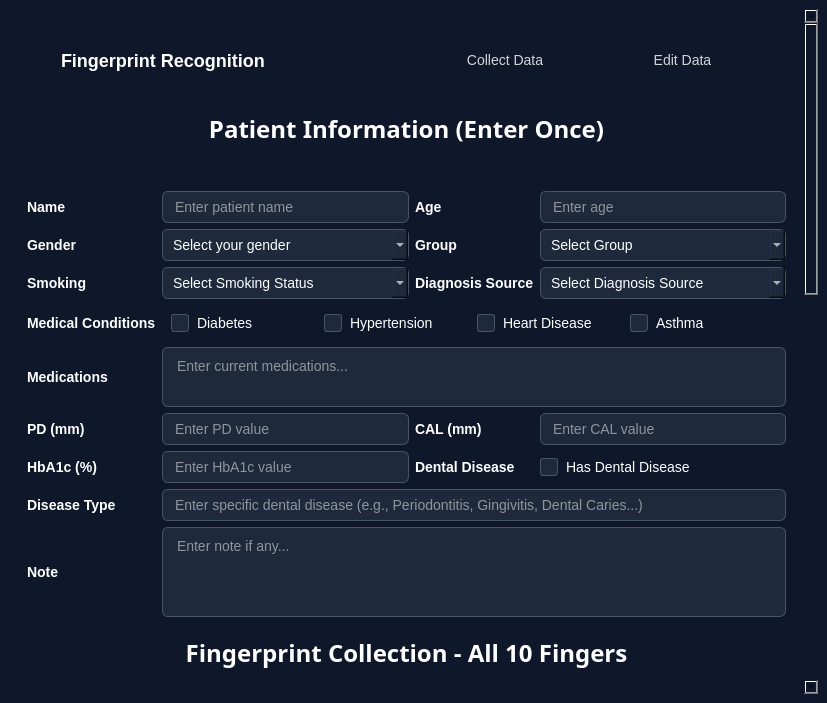
<?xml version="1.0" encoding="UTF-8"?>
<ui version="4.0">
 <class>MainWindow</class>
 <widget class="QMainWindow" name="MainWindow">
  <property name="geometry">
   <rect>
    <x>0</x>
    <y>0</y>
    <width>827</width>
    <height>703</height>
   </rect>
  </property>
  <property name="windowTitle">
   <string>MainWindow</string>
  </property>
  <property name="styleSheet">
   <string notr="true">background-color: rgb(15, 23, 42);</string>
  </property>
  <widget class="QWidget" name="centralwidget">
   <layout class="QVBoxLayout" name="verticalLayout">
    <item>
     <widget class="QScrollArea" name="scrollArea">
      <property name="styleSheet">
       <string notr="true">border:0px;</string>
      </property>
      <property name="widgetResizable">
       <bool>true</bool>
      </property>
      <widget class="QWidget" name="scrollAreaWidgetContents">
       <property name="geometry">
        <rect>
         <x>0</x>
         <y>0</y>
         <width>792</width>
         <height>1691</height>
        </rect>
       </property>
       <layout class="QVBoxLayout" name="verticalLayout_4">
        <item>
         <widget class="QWidget" name="headerWidget" native="true">
          <property name="minimumSize">
           <size>
            <width>480</width>
            <height>84</height>
           </size>
          </property>
          <property name="maximumSize">
           <size>
            <width>16777215</width>
            <height>84</height>
           </size>
          </property>
          <property name="styleSheet">
           <string notr="true">QWidget{background-color: #0f172a;padding: 10px 20px;}</string>
          </property>
          <layout class="QHBoxLayout" name="horizontalLayout">
           <item>
            <widget class="QWidget" name="widget" native="true">
             <layout class="QHBoxLayout" name="horizontalLayout_2">
              <item>
               <widget class="QLabel" name="label">
                <property name="minimumSize">
                 <size>
                  <width>256</width>
                  <height>0</height>
                 </size>
                </property>
                <property name="styleSheet">
                 <string notr="true">color: rgb(255, 255, 255);font-size: 18px;font-weight: bold;</string>
                </property>
                <property name="text">
                 <string>Fingerprint Recognition</string>
                </property>
               </widget>
              </item>
              <item>
               <widget class="QWidget" name="widget_2" native="true">
                <layout class="QHBoxLayout" name="horizontalLayout_3">
                 <item>
                  <widget class="QPushButton" name="pushButton">
                   <property name="styleSheet">
                    <string notr="true">QPushButton{    color: #d1d5db;font-size: 14px;background: transparent;border: none;padding: 4px 12px;}QPushButton:hover{  color: #ffffff;}</string>
                   </property>
                   <property name="text">
                    <string>Collect Data</string>
                   </property>
                   <property name="flat">
                    <bool>true</bool>
                   </property>
                  </widget>
                 </item>
                 <item>
                  <widget class="QPushButton" name="pushButton_2">
                   <property name="styleSheet">
                    <string notr="true">QPushButton{    color: #d1d5db;font-size: 14px;background: transparent;border: none;padding: 4px 12px;}QPushButton:hover{  color: #ffffff;}</string>
                   </property>
                   <property name="text">
                    <string>Edit Data</string>
                   </property>
                   <property name="flat">
                    <bool>true</bool>
                   </property>
                  </widget>
                 </item>
                </layout>
               </widget>
              </item>
             </layout>
            </widget>
           </item>
          </layout>
         </widget>
        </item>
        <item>
         <widget class="QTextBrowser" name="textBrowser">
          <property name="maximumSize">
           <size>
            <width>16777215</width>
            <height>70</height>
           </size>
          </property>
          <property name="font">
           <font>
            <family>Segoe UI Semibold</family>
            <bold>true</bold>
           </font>
          </property>
          <property name="layoutDirection">
           <enum>Qt::LeftToRight</enum>
          </property>
          <property name="styleSheet">
           <string notr="true">border:0px;</string>
          </property>
          <property name="html">
           <string>&lt;!DOCTYPE HTML PUBLIC &quot;-//W3C//DTD HTML 4.0//EN&quot; &quot;http://www.w3.org/TR/REC-html40/strict.dtd&quot;&gt;
&lt;html&gt;&lt;head&gt;&lt;meta name=&quot;qrichtext&quot; content=&quot;1&quot; /&gt;&lt;meta charset=&quot;utf-8&quot; /&gt;&lt;style type=&quot;text/css&quot;&gt;
p, li { white-space: pre-wrap; }
hr { height: 1px; border-width: 0; }
li.unchecked::marker { content: &quot;\2610&quot;; }
li.checked::marker { content: &quot;\2612&quot;; }
&lt;/style&gt;&lt;/head&gt;&lt;body style=&quot; font-family:'Segoe UI Semibold'; font-size:9pt; font-weight:700; font-style:normal;&quot;&gt;
&lt;p align=&quot;center&quot; style=&quot; margin-top:0px; margin-bottom:0px; margin-left:0px; margin-right:0px; -qt-block-indent:0; text-indent:0px;&quot;&gt;&lt;span style=&quot; font-family:'Segoe UI'; font-size:18pt; color:#ffffff;&quot;&gt;Patient Information (Enter Once)&lt;/span&gt;&lt;/p&gt;&lt;/body&gt;&lt;/html&gt;</string>
          </property>
         </widget>
        </item>
        <item>
         <widget class="QWidget" name="patientInfoWidget" native="true">
          <property name="styleSheet">
           <string notr="true">QLabel {    color: white;    font-size: 14px;    font-weight: 500;}QLineEdit, QComboBox, QTextEdit {    background-color: #1e293b;    color: white;    border: 1px solid #475569;    border-radius: 6px;    padding: 6px 10px;    font-size: 14px;}QLineEdit:focus, QComboBox:focus, QTextEdit:focus {    border-color: #14b8a6;    outline: none;}QCheckBox {    color: white;    font-size: 14px;    spacing: 8px;}QCheckBox::indicator {    width: 16px;    height: 16px;    border: 1px solid #475569;    border-radius: 3px;    background-color: #1e293b;}QCheckBox::indicator:checked {    background-color: #14b8a6;    border-color: #14b8a6;}</string>
          </property>
          <layout class="QGridLayout" name="patientInfoGridLayout">
           <item row="7" column="0">
            <widget class="QLabel" name="dentalDiseaseTypeLabel">
             <property name="text">
              <string>Disease Type</string>
             </property>
            </widget>
           </item>
           <item row="5" column="0">
            <widget class="QLabel" name="pdLabel">
             <property name="text">
              <string>PD (mm)</string>
             </property>
            </widget>
           </item>
           <item row="7" column="1" colspan="3">
            <widget class="QLineEdit" name="dentalDiseaseTypeLineEdit">
             <property name="enabled">
              <bool>false</bool>
             </property>
             <property name="placeholderText">
              <string>Enter specific dental disease (e.g., Periodontitis, Gingivitis, Dental Caries...)</string>
             </property>
            </widget>
           </item>
           <item row="1" column="3">
            <widget class="QComboBox" name="groupComboBox">
             <property name="styleSheet">
              <string notr="true">color: rgb(255, 255, 255);</string>
             </property>
             <item>
              <property name="text">
               <string>Select Group</string>
              </property>
             </item>
             <item>
              <property name="text">
               <string>Group A</string>
              </property>
             </item>
             <item>
              <property name="text">
               <string>Group B</string>
              </property>
             </item>
             <item>
              <property name="text">
               <string>Group C</string>
              </property>
             </item>
            </widget>
           </item>
           <item row="0" column="0">
            <widget class="QLabel" name="nameLabel">
             <property name="text">
              <string>Name</string>
             </property>
            </widget>
           </item>
           <item row="0" column="2">
            <widget class="QLabel" name="ageLabel">
             <property name="text">
              <string>Age</string>
             </property>
            </widget>
           </item>
           <item row="4" column="1" colspan="3">
            <widget class="QTextEdit" name="medicationsTextEdit">
             <property name="maximumSize">
              <size>
               <width>16777215</width>
               <height>60</height>
              </size>
             </property>
             <property name="placeholderText">
              <string>Enter current medications...</string>
             </property>
            </widget>
           </item>
           <item row="5" column="1">
            <widget class="QLineEdit" name="pdLineEdit">
             <property name="placeholderText">
              <string>Enter PD value</string>
             </property>
            </widget>
           </item>
           <item row="1" column="2">
            <widget class="QLabel" name="groupLabel">
             <property name="text">
              <string>Group</string>
             </property>
            </widget>
           </item>
           <item row="2" column="3">
            <widget class="QComboBox" name="diagnosisSourceComboBox">
             <property name="styleSheet">
              <string notr="true">color: rgb(255, 255, 255);</string>
             </property>
             <item>
              <property name="text">
               <string>Select Diagnosis Source</string>
              </property>
             </item>
             <item>
              <property name="text">
               <string>Clinical Examination</string>
              </property>
             </item>
             <item>
              <property name="text">
               <string>Laboratory Test</string>
              </property>
             </item>
             <item>
              <property name="text">
               <string>Imaging</string>
              </property>
             </item>
             <item>
              <property name="text">
               <string>Self-Reported</string>
              </property>
             </item>
            </widget>
           </item>
           <item row="2" column="1">
            <widget class="QComboBox" name="smokingComboBox">
             <property name="styleSheet">
              <string notr="true">color: rgb(255, 255, 255);</string>
             </property>
             <item>
              <property name="text">
               <string>Select Smoking Status</string>
              </property>
             </item>
             <item>
              <property name="text">
               <string>Never</string>
              </property>
             </item>
             <item>
              <property name="text">
               <string>Former</string>
              </property>
             </item>
             <item>
              <property name="text">
               <string>Current</string>
              </property>
             </item>
            </widget>
           </item>
           <item row="1" column="1">
            <widget class="QComboBox" name="genderComboBox">
             <property name="styleSheet">
              <string notr="true">color: rgb(255, 255, 255);</string>
             </property>
             <item>
              <property name="text">
               <string>Select your gender</string>
              </property>
             </item>
             <item>
              <property name="text">
               <string>Male</string>
              </property>
             </item>
             <item>
              <property name="text">
               <string>Female</string>
              </property>
             </item>
             <item>
              <property name="text">
               <string>Other</string>
              </property>
             </item>
            </widget>
           </item>
           <item row="2" column="0">
            <widget class="QLabel" name="smokingLabel">
             <property name="text">
              <string>Smoking</string>
             </property>
            </widget>
           </item>
           <item row="3" column="1" colspan="3">
            <widget class="QWidget" name="medicalConditionsWidget" native="true">
             <layout class="QHBoxLayout" name="medicalConditionsLayout">
              <item>
               <widget class="QCheckBox" name="diabetesCheckBox">
                <property name="text">
                 <string>Diabetes</string>
                </property>
               </widget>
              </item>
              <item>
               <widget class="QCheckBox" name="hypertensionCheckBox">
                <property name="text">
                 <string>Hypertension</string>
                </property>
               </widget>
              </item>
              <item>
               <widget class="QCheckBox" name="heartDiseaseCheckBox">
                <property name="text">
                 <string>Heart Disease</string>
                </property>
               </widget>
              </item>
              <item>
               <widget class="QCheckBox" name="asthmaCheckBox">
                <property name="text">
                 <string>Asthma</string>
                </property>
               </widget>
              </item>
             </layout>
            </widget>
           </item>
           <item row="6" column="2">
            <widget class="QLabel" name="dentalDiseaseLabel">
             <property name="text">
              <string>Dental Disease</string>
             </property>
            </widget>
           </item>
           <item row="5" column="3">
            <widget class="QLineEdit" name="calLineEdit">
             <property name="placeholderText">
              <string>Enter CAL value</string>
             </property>
            </widget>
           </item>
           <item row="2" column="2">
            <widget class="QLabel" name="diagnosisSourceLabel">
             <property name="text">
              <string>Diagnosis Source</string>
             </property>
            </widget>
           </item>
           <item row="0" column="3">
            <widget class="QLineEdit" name="ageLineEdit">
             <property name="placeholderText">
              <string>Enter age</string>
             </property>
            </widget>
           </item>
           <item row="3" column="0">
            <widget class="QLabel" name="medicalConditionsLabel">
             <property name="text">
              <string>Medical Conditions</string>
             </property>
            </widget>
           </item>
           <item row="1" column="0">
            <widget class="QLabel" name="genderLabel">
             <property name="text">
              <string>Gender</string>
             </property>
            </widget>
           </item>
           <item row="5" column="2">
            <widget class="QLabel" name="calLabel">
             <property name="text">
              <string>CAL (mm)</string>
             </property>
            </widget>
           </item>
           <item row="0" column="1">
            <widget class="QLineEdit" name="nameLineEdit">
             <property name="placeholderText">
              <string>Enter patient name</string>
             </property>
            </widget>
           </item>
           <item row="6" column="3">
            <widget class="QCheckBox" name="dentalDiseaseCheckBox">
             <property name="text">
              <string>Has Dental Disease</string>
             </property>
            </widget>
           </item>
           <item row="4" column="0">
            <widget class="QLabel" name="medicationsLabel">
             <property name="text">
              <string>Medications</string>
             </property>
            </widget>
           </item>
           <item row="6" column="0">
            <widget class="QLabel" name="hba1cLabel">
             <property name="text">
              <string>HbA1c (%)</string>
             </property>
            </widget>
           </item>
           <item row="6" column="1">
            <widget class="QLineEdit" name="hba1cLineEdit">
             <property name="placeholderText">
              <string>Enter HbA1c value</string>
             </property>
            </widget>
           </item>
           <item row="8" column="0">
            <widget class="QLabel" name="label_3">
             <property name="text">
              <string>Note</string>
             </property>
            </widget>
           </item>
           <item row="8" column="1" colspan="3">
            <widget class="QTextEdit" name="noteTextEdit">
             <property name="placeholderText">
              <string>Enter note if any...</string>
             </property>
            </widget>
           </item>
          </layout>
         </widget>
        </item>
        <item>
         <widget class="QTextBrowser" name="fingerprintSectionHeader">
          <property name="maximumSize">
           <size>
            <width>16777215</width>
            <height>70</height>
           </size>
          </property>
          <property name="font">
           <font>
            <family>Segoe UI Semibold</family>
            <bold>true</bold>
           </font>
          </property>
          <property name="styleSheet">
           <string notr="true">border:0px;</string>
          </property>
          <property name="html">
           <string>&lt;!DOCTYPE HTML PUBLIC &quot;-//W3C//DTD HTML 4.0//EN&quot; &quot;http://www.w3.org/TR/REC-html40/strict.dtd&quot;&gt;
&lt;html&gt;&lt;head&gt;&lt;meta name=&quot;qrichtext&quot; content=&quot;1&quot; /&gt;&lt;meta charset=&quot;utf-8&quot; /&gt;&lt;style type=&quot;text/css&quot;&gt;
p, li { white-space: pre-wrap; }
hr { height: 1px; border-width: 0; }
li.unchecked::marker { content: &quot;\2610&quot;; }
li.checked::marker { content: &quot;\2612&quot;; }
&lt;/style&gt;&lt;/head&gt;&lt;body style=&quot; font-family:'Segoe UI Semibold'; font-size:9pt; font-weight:700; font-style:normal;&quot;&gt;
&lt;p align=&quot;center&quot; style=&quot; margin-top:0px; margin-bottom:0px; margin-left:0px; margin-right:0px; -qt-block-indent:0; text-indent:0px;&quot;&gt;&lt;span style=&quot; font-family:'Segoe UI'; font-size:18pt; color:#ffffff;&quot;&gt;Fingerprint Collection - All 10 Fingers&lt;/span&gt;&lt;/p&gt;&lt;/body&gt;&lt;/html&gt;</string>
          </property>
         </widget>
        </item>
        <item alignment="Qt::AlignHCenter">
         <widget class="QWidget" name="fingerSelectionWidget" native="true">
          <property name="styleSheet">
           <string notr="true">QLabel {    color: white;    font-size: 14px;    font-weight: 500;}QComboBox {    background-color: #1e293b;    color: white;    border: 1px solid #475569;    border-radius: 6px;    padding: 6px 10px;    font-size: 14px;}QComboBox:focus {    border-color: #14b8a6;    outline: none;}</string>
          </property>
          <layout class="QHBoxLayout" name="fingerSelectionLayout">
           <item>
            <widget class="QLabel" name="currentFingerLabel">
             <property name="text">
              <string>Current Finger:</string>
             </property>
            </widget>
           </item>
           <item>
            <widget class="QComboBox" name="fingerSelectionComboBox">
             <property name="styleSheet">
              <string notr="true">color: rgb(255, 255, 255);</string>
             </property>
             <item>
              <property name="text">
               <string>Select finger to capture</string>
              </property>
             </item>
             <item>
              <property name="text">
               <string>Right Thumb</string>
              </property>
             </item>
             <item>
              <property name="text">
               <string>Right Index</string>
              </property>
             </item>
             <item>
              <property name="text">
               <string>Right Middle</string>
              </property>
             </item>
             <item>
              <property name="text">
               <string>Right Ring</string>
              </property>
             </item>
             <item>
              <property name="text">
               <string>Right Pinky</string>
              </property>
             </item>
             <item>
              <property name="text">
               <string>Left Thumb</string>
              </property>
             </item>
             <item>
              <property name="text">
               <string>Left Index</string>
              </property>
             </item>
             <item>
              <property name="text">
               <string>Left Middle</string>
              </property>
             </item>
             <item>
              <property name="text">
               <string>Left Ring</string>
              </property>
             </item>
             <item>
              <property name="text">
               <string>Left Pinky</string>
              </property>
             </item>
            </widget>
           </item>
           <item>
            <widget class="QLabel" name="progressLabel">
             <property name="text">
              <string>Progress: 0/10 fingers captured</string>
             </property>
            </widget>
           </item>
          </layout>
         </widget>
        </item>
        <item>
         <widget class="QWidget" name="scannerContainer" native="true">
          <layout class="QVBoxLayout" name="verticalLayout_2">
           <item>
            <widget class="QWidget" name="scannerFrame" native="true">
             <property name="minimumSize">
              <size>
               <width>300</width>
               <height>300</height>
              </size>
             </property>
             <property name="styleSheet">
              <string notr="true">background-color: qlineargradient(    x1:0, y1:0, x2:1, y2:1,    stop:0 #1e293b, stop:1 #0f172a);border-radius: 16px;border: 1px solid #475569;padding: 32px;</string>
             </property>
             <layout class="QVBoxLayout" name="verticalLayout_3">
              <item alignment="Qt::AlignHCenter|Qt::AlignVCenter">
               <widget class="QLabel" name="fingerprintImageLabel">
                <property name="minimumSize">
                 <size>
                  <width>251</width>
                  <height>281</height>
                 </size>
                </property>
                <property name="styleSheet">
                 <string notr="true">border:0px;background-color: transparent;</string>
                </property>
                <property name="text">
                 <string/>
                </property>
                <property name="pixmap">
                 <pixmap>icon.svg</pixmap>
                </property>
                <property name="scaledContents">
                 <bool>true</bool>
                </property>
                <property name="alignment">
                 <set>Qt::AlignCenter</set>
                </property>
               </widget>
              </item>
             </layout>
            </widget>
           </item>
           <item alignment="Qt::AlignHCenter">
            <widget class="QPushButton" name="captureButton">
             <property name="styleSheet">
              <string notr="true">QPushButton{background-color: #475569;color: white;border: 1px solid #64748b;padding: 12px 24px;border-radius: 8px;font-weight: 500;}QPushButton:hover {    background-color: #64748b;}</string>
             </property>
             <property name="text">
              <string>Capture Fingerprint</string>
             </property>
            </widget>
           </item>
           <item>
            <widget class="QTextBrowser" name="predictionResultBrowser">
             <property name="maximumSize">
              <size>
               <width>16777215</width>
               <height>80</height>
              </size>
             </property>
             <property name="styleSheet">
              <string notr="true">border:0px;</string>
             </property>
             <property name="html">
              <string>&lt;!DOCTYPE HTML PUBLIC &quot;-//W3C//DTD HTML 4.0//EN&quot; &quot;http://www.w3.org/TR/REC-html40/strict.dtd&quot;&gt;
&lt;html&gt;&lt;head&gt;&lt;meta name=&quot;qrichtext&quot; content=&quot;1&quot; /&gt;&lt;meta charset=&quot;utf-8&quot; /&gt;&lt;style type=&quot;text/css&quot;&gt;
p, li { white-space: pre-wrap; }
hr { height: 1px; border-width: 0; }
li.unchecked::marker { content: &quot;\2610&quot;; }
li.checked::marker { content: &quot;\2612&quot;; }
&lt;/style&gt;&lt;/head&gt;&lt;body style=&quot; font-family:'Segoe UI'; font-size:9pt; font-weight:400; font-style:normal;&quot;&gt;
&lt;p align=&quot;center&quot; style=&quot; margin-top:0px; margin-bottom:0px; margin-left:0px; margin-right:0px; -qt-block-indent:0; text-indent:0px;&quot;&gt;&lt;span style=&quot; font-size:12pt; font-weight:700; color:#ffffff;&quot;&gt;AI Model Prediction: [Waiting for capture...]&lt;/span&gt;&lt;/p&gt;
&lt;p align=&quot;center&quot; style=&quot; margin-top:0px; margin-bottom:0px; margin-left:0px; margin-right:0px; -qt-block-indent:0; text-indent:0px;&quot;&gt;&lt;span style=&quot; font-size:12pt; font-weight:700; color:#ffffff;&quot;&gt;Do you agree with prediction?&lt;/span&gt;&lt;/p&gt;&lt;/body&gt;&lt;/html&gt;</string>
             </property>
            </widget>
           </item>
          </layout>
         </widget>
        </item>
        <item>
         <widget class="QWidget" name="predictionResponseWidget" native="true">
          <layout class="QHBoxLayout" name="predictionResponseLayout">
           <item>
            <widget class="QPushButton" name="agreeButton">
             <property name="styleSheet">
              <string notr="true">QPushButton{background-color: #059669;color: white;border: 1px solid #10b981;padding: 12px 24px;border-radius: 8px;font-weight: 500;}QPushButton:hover {    background-color: #10b981;}</string>
             </property>
             <property name="text">
              <string>Yes, I Agree</string>
             </property>
            </widget>
           </item>
           <item>
            <widget class="QPushButton" name="disagreeButton">
             <property name="styleSheet">
              <string notr="true">QPushButton{background-color: #dc2626;color: white;border: 1px solid #ef4444;padding: 12px 24px;border-radius: 8px;font-weight: 500;}QPushButton:hover {    background-color: #ef4444;}</string>
             </property>
             <property name="text">
              <string>No, I Disagree</string>
             </property>
            </widget>
           </item>
          </layout>
         </widget>
        </item>
        <item>
         <widget class="QWidget" name="manualPatternWidget" native="true">
          <property name="styleSheet">
           <string notr="true">QLabel {    color: white;    font-size: 14px;    font-weight: 500;}QComboBox {    background-color: #1e293b;    color: white;    border: 1px solid #475569;    border-radius: 6px;    padding: 6px 10px;    font-size: 14px;}QComboBox:focus {    border-color: #14b8a6;    outline: none;}</string>
          </property>
          <layout class="QHBoxLayout" name="manualPatternLayout">
           <item>
            <widget class="QLabel" name="manualPatternLabel">
             <property name="text">
              <string>Select the correct pattern:</string>
             </property>
            </widget>
           </item>
           <item>
            <widget class="QComboBox" name="fingerprintPatternComboBox">
             <property name="styleSheet">
              <string notr="true">color: rgb(255, 255, 255);</string>
             </property>
             <item>
              <property name="text">
               <string>Select Pattern</string>
              </property>
             </item>
             <item>
              <property name="text">
               <string>Arch</string>
              </property>
             </item>
             <item>
              <property name="text">
               <string>Whorl</string>
              </property>
             </item>
             <item>
              <property name="text">
               <string>Loop</string>
              </property>
             </item>
            </widget>
           </item>
          </layout>
         </widget>
        </item>
        <item>
         <widget class="QWidget" name="widget_3" native="true">
          <property name="styleSheet">
           <string notr="true">QLabel {    color: white;    font-size: 14px;    font-weight: 500;}QComboBox {    background-color: #1e293b;    color: white;    border: 1px solid #475569;    border-radius: 6px;    padding: 6px 10px;    font-size: 14px;}QComboBox:focus {    border-color: #14b8a6;    outline: none;}</string>
          </property>
          <layout class="QHBoxLayout" name="horizontalLayout_4">
           <item>
            <widget class="QLabel" name="label_2">
             <property name="text">
              <string>Select the subtype:</string>
             </property>
            </widget>
           </item>
           <item>
            <widget class="QComboBox" name="comboBox">
             <item>
              <property name="text">
               <string>Select Subtype</string>
              </property>
             </item>
             <item>
              <property name="text">
               <string>Plain Arch</string>
              </property>
             </item>
             <item>
              <property name="text">
               <string>Tented Arch</string>
              </property>
             </item>
             <item>
              <property name="text">
               <string>Ulnar Loop</string>
              </property>
             </item>
             <item>
              <property name="text">
               <string>Radial Loop</string>
              </property>
             </item>
             <item>
              <property name="text">
               <string>Plain Whorl</string>
              </property>
             </item>
             <item>
              <property name="text">
               <string>Central Pocket Loop Whorl</string>
              </property>
             </item>
             <item>
              <property name="text">
               <string>Double Loop Whorl</string>
              </property>
             </item>
             <item>
              <property name="text">
               <string>Accidental Whorl</string>
              </property>
             </item>
             <item>
              <property name="text">
               <string>Spiral Whorl</string>
              </property>
             </item>
             <item>
              <property name="text">
               <string>Composite Whorl</string>
              </property>
             </item>
            </widget>
           </item>
          </layout>
         </widget>
        </item>
        <item>
         <widget class="QWidget" name="fingerprintActionsWidget" native="true">
          <layout class="QHBoxLayout" name="fingerprintActionsLayout">
           <item>
            <widget class="QPushButton" name="saveCurrentFingerButton">
             <property name="styleSheet">
              <string notr="true">QPushButton{background-color: #059669;color: white;border: 1px solid #10b981;padding: 12px 24px;border-radius: 8px;font-weight: 500;}QPushButton:hover {    background-color: #10b981;}</string>
             </property>
             <property name="text">
              <string>Save Current Finger</string>
             </property>
            </widget>
           </item>
           <item>
            <widget class="QPushButton" name="nextFingerButton">
             <property name="styleSheet">
              <string notr="true">QPushButton{background-color: #2563eb;color: white;border: 1px solid #3b82f6;padding: 12px 24px;border-radius: 8px;font-weight: 500;}QPushButton:hover {    background-color: #3b82f6;}</string>
             </property>
             <property name="text">
              <string>Next Finger</string>
             </property>
            </widget>
           </item>
           <item>
            <widget class="QPushButton" name="retakeCurrentButton">
             <property name="styleSheet">
              <string notr="true">QPushButton{background-color: #d97706;color: white;border: 1px solid #f59e0b;padding: 12px 24px;border-radius: 8px;font-weight: 500;}QPushButton:hover {    background-color: #f59e0b;}</string>
             </property>
             <property name="text">
              <string>Retake Current</string>
             </property>
            </widget>
           </item>
          </layout>
         </widget>
        </item>
        <item>
         <widget class="QTextBrowser" name="capturedFingersHeader">
          <property name="maximumSize">
           <size>
            <width>16777215</width>
            <height>50</height>
           </size>
          </property>
          <property name="styleSheet">
           <string notr="true">border:0px;</string>
          </property>
          <property name="html">
           <string>&lt;!DOCTYPE HTML PUBLIC &quot;-//W3C//DTD HTML 4.0//EN&quot; &quot;http://www.w3.org/TR/REC-html40/strict.dtd&quot;&gt;
&lt;html&gt;&lt;head&gt;&lt;meta name=&quot;qrichtext&quot; content=&quot;1&quot; /&gt;&lt;meta charset=&quot;utf-8&quot; /&gt;&lt;style type=&quot;text/css&quot;&gt;
p, li { white-space: pre-wrap; }
hr { height: 1px; border-width: 0; }
li.unchecked::marker { content: &quot;\2610&quot;; }
li.checked::marker { content: &quot;\2612&quot;; }
&lt;/style&gt;&lt;/head&gt;&lt;body style=&quot; font-family:'Segoe UI'; font-size:9pt; font-weight:400; font-style:normal;&quot;&gt;
&lt;p align=&quot;center&quot; style=&quot; margin-top:0px; margin-bottom:0px; margin-left:0px; margin-right:0px; -qt-block-indent:0; text-indent:0px;&quot;&gt;&lt;span style=&quot; font-size:16pt; font-weight:700; color:#ffffff;&quot;&gt;Captured Fingerprints Summary&lt;/span&gt;&lt;/p&gt;&lt;/body&gt;&lt;/html&gt;</string>
          </property>
         </widget>
        </item>
        <item>
         <widget class="QScrollArea" name="capturedFingersScrollArea">
          <property name="maximumSize">
           <size>
            <width>16777215</width>
            <height>200</height>
           </size>
          </property>
          <property name="styleSheet">
           <string notr="true">background-color: #1e293b;border: 1px solid #475569;border-radius: 8px;</string>
          </property>
          <property name="widgetResizable">
           <bool>true</bool>
          </property>
          <widget class="QWidget" name="capturedFingersContent">
           <property name="geometry">
            <rect>
             <x>0</x>
             <y>0</y>
             <width>772</width>
             <height>69</height>
            </rect>
           </property>
           <layout class="QVBoxLayout" name="capturedFingersLayout">
            <item>
             <widget class="QLabel" name="capturedFingersListLabel">
              <property name="styleSheet">
               <string notr="true">color: white;font-size: 12px;padding: 10px;</string>
              </property>
              <property name="text">
               <string>No fingerprints captured yet. Start by selecting a finger and capturing its print.</string>
              </property>
              <property name="alignment">
               <set>Qt::AlignLeading|Qt::AlignLeft|Qt::AlignTop</set>
              </property>
              <property name="wordWrap">
               <bool>true</bool>
              </property>
             </widget>
            </item>
           </layout>
          </widget>
         </widget>
        </item>
        <item>
         <widget class="QWidget" name="finalActionsWidget" native="true">
          <layout class="QHBoxLayout" name="finalActionsLayout">
           <item>
            <widget class="QPushButton" name="saveAllDataButton">
             <property name="enabled">
              <bool>false</bool>
             </property>
             <property name="styleSheet">
              <string notr="true">QPushButton{background-color: #059669;color: white;border: 1px solid #10b981;padding: 16px 32px;border-radius: 8px;font-weight: 600;font-size: 16px;}QPushButton:hover {    background-color: #10b981;}QPushButton:disabled {    background-color: #374151;    color: #9ca3af;    border-color: #4b5563;}</string>
             </property>
             <property name="text">
              <string>Save Complete Patient Data</string>
             </property>
            </widget>
           </item>
           <item>
            <widget class="QPushButton" name="clearAllDataButton">
             <property name="styleSheet">
              <string notr="true">QPushButton{background-color: #dc2626;color: white;border: 1px solid #ef4444;padding: 16px 32px;border-radius: 8px;font-weight: 600;font-size: 16px;}QPushButton:hover {    background-color: #ef4444;}</string>
             </property>
             <property name="text">
              <string>Clear All Data</string>
             </property>
            </widget>
           </item>
          </layout>
         </widget>
        </item>
       </layout>
      </widget>
     </widget>
    </item>
   </layout>
  </widget>
 </widget>
 <resources/>
 <connections/>
</ui>
